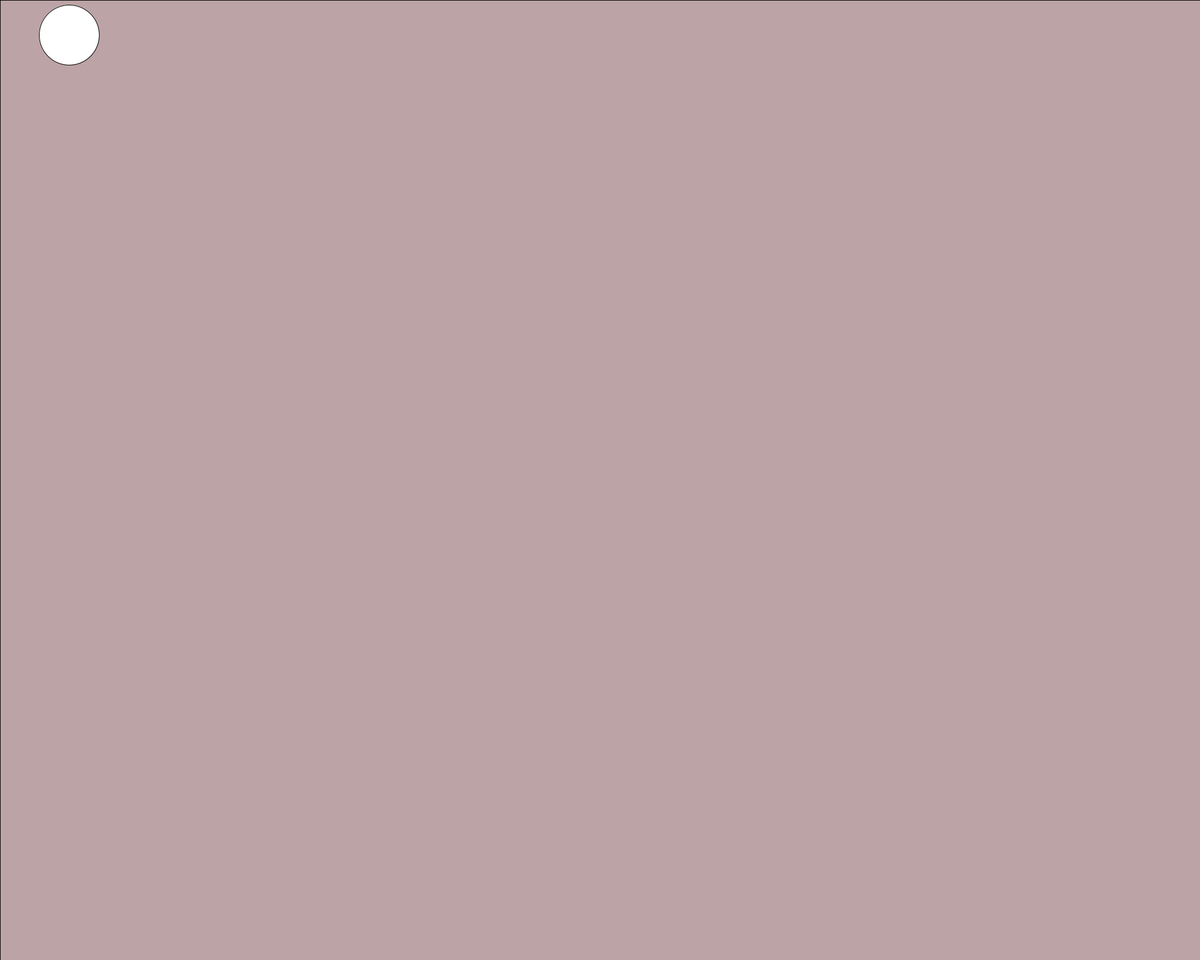
Frame 1 (no input)
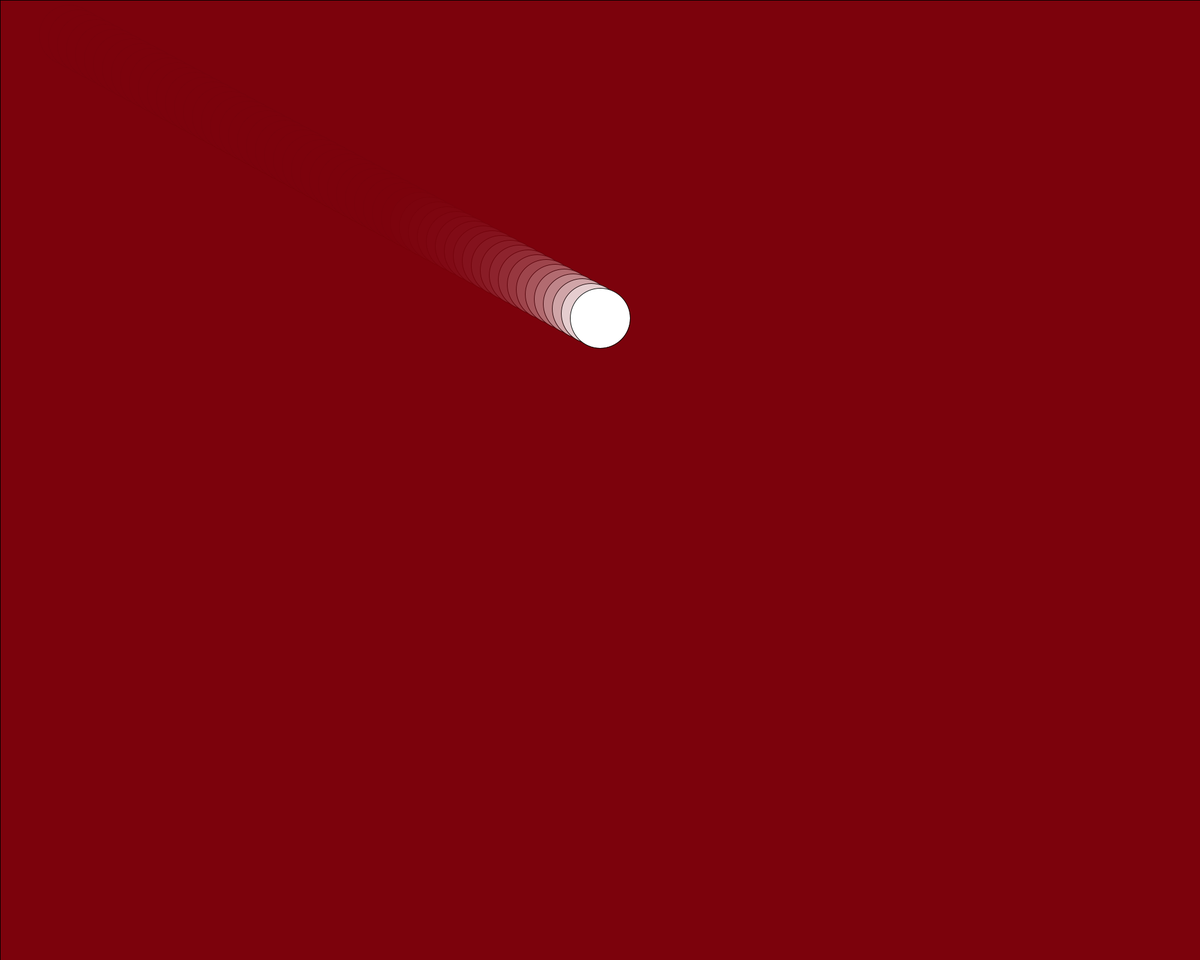
Frame 60 (the mouse pressed at the canvas centre just before this capture)
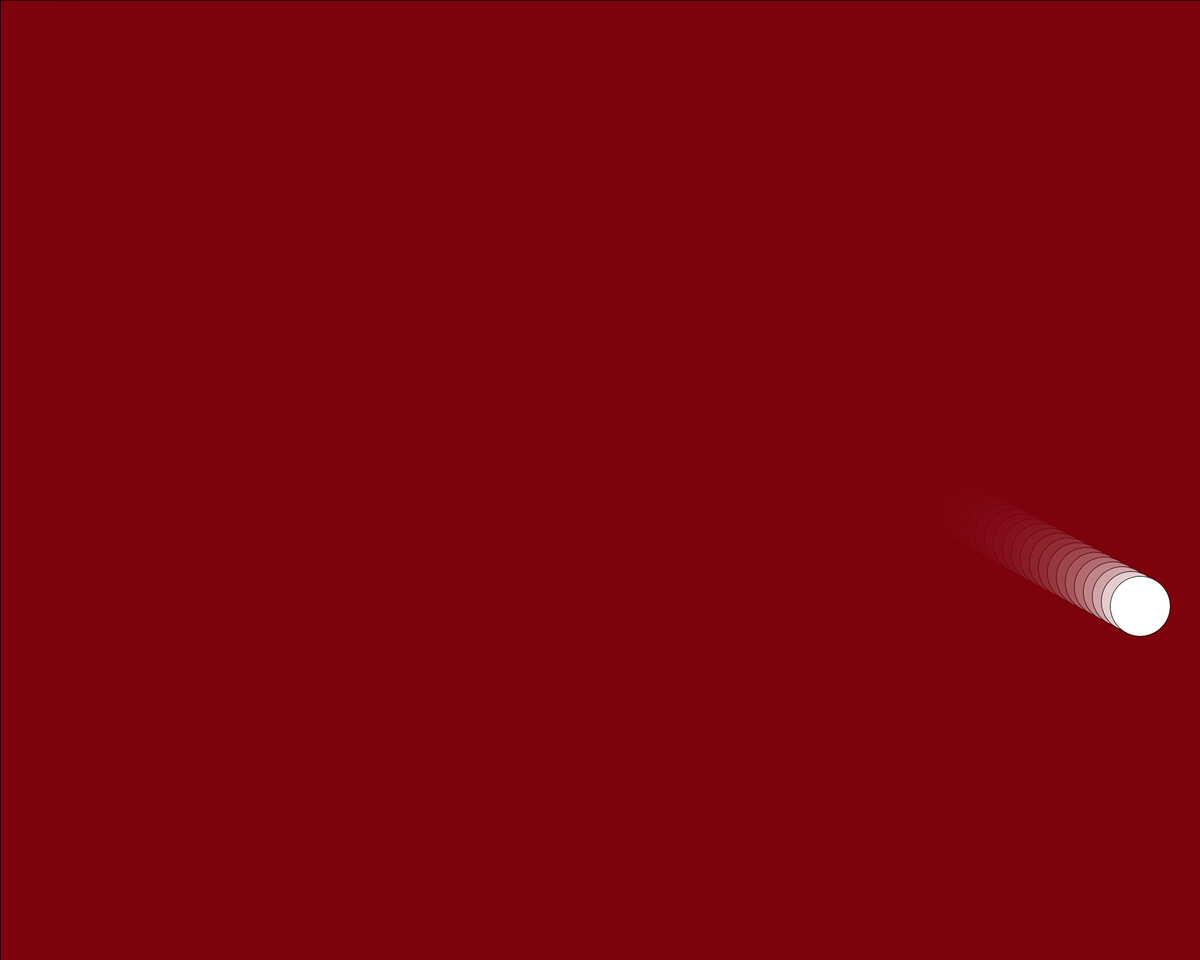
Frame 120 (the mouse held since frame 60 and released just before this capture)

The Processing sketch that drew these frames (run headless with seeded random() and noise(); from frame 60 on, the mouse is pressed at the canvas centre):

// Processing sketch: p6
// ── p6.pde
int circleRadius = 50;
int xSpeed = 15; //making these speeds different makes for
int ySpeed = 8; // a wackier path. high speeds are fun!
int x = circleRadius+50;
int y = circleRadius;

void setup() {
 size(2000,1600);
}

void draw() {
 fill(120,0,10,50);
 rect(0,0,width,height);
 x+=xSpeed;
 y+=ySpeed;
 fill(255);
 ellipse(x,y,circleRadius*2,circleRadius*2);
 detectWall(x,y);

}


void detectWall(int x, int y) {
 int rightEdge = x + circleRadius;
 int leftEdge = x - circleRadius;
 int topEdge = y - circleRadius;
 int bottomEdge = y + circleRadius;

 if ((rightEdge >= width) || (leftEdge <= 0)) {
  xSpeed = -xSpeed;
}
 if ((bottomEdge >= height) || (topEdge <=0)) {
  ySpeed = -ySpeed;
 }
}
